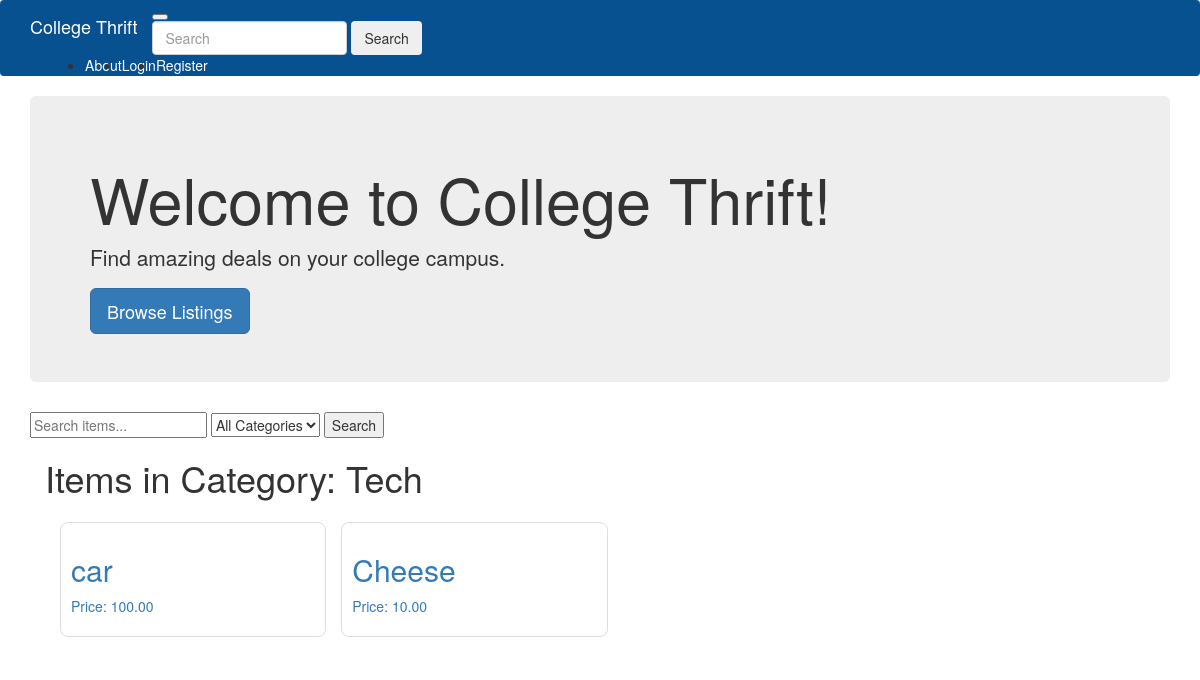
The app's page /browse?category=1 with its own data.
### app/models.py (models this page shows, shortened)
class Category(db.Model):
    id = db.Column(db.Integer, primary_key=True)
    name = db.Column(db.String(100))

class Post(db.Model):
    id = db.Column(db.Integer, primary_key=True)
    title = db.Column(db.String(100))
    description = db.Column(db.Text)
    price = db.Column(db.Numeric(10, 2))
    category_id = db.Column(db.Integer, db.ForeignKey('category.id'))
    category = db.relationship('Category', backref=db.backref('posts', lazy=True))
    image = db.Column(db.String(256))  # Assuming image paths are stored as strings
    created_at = db.Column(db.DateTime(timezone=True), server_default=func.now())
    updated_at = db.Column(db.DateTime(timezone=True), onupdate=func.now())
    user_id = db.Column(db.Integer, db.ForeignKey('user.id'))

### app/routes.py (the view, shortened to what this page needs)
@app.route('/browse')
def browse():
    query = request.args.get('query', '')
    category_id = request.args.get('category', None)
    category_name = None  # Initialize category_name
    items = Post.query
    if category_id:
        category = Category.query.get(category_id)  # Get the category object
        if category:  # If a category is found
            category_name = category.name  # Set category_name
            items = items.filter_by(category_id=category.id)  # Filter items by category
    items = items.all()
    categories = Category.query.all()
    return render_template('browse.html', items=items, categories=categories, query=query, category_id=category_id, category_name=category_name)

### app/templates/browse.html (shortened to what this page needs)
{% extends "base.html" %}
{% block app_content %}
<form method="get" action="{{ url_for('browse') }}">
    <input name="query" type="text" value="{{ query }}" placeholder="Search items...">
    <select name="category">
        <option value="">All Categories</option>
    </select>
    <button type="submit">Search</button>
</form>
<div class="container">
    {% if category_name %}
        <h1>Items in Category: {{ category_name }}</h1>
    {% else %}
        <h1>All Items</h1>
    {% endif %}
    <div class="grid">
        {% for item in items %}
            <div class="grid-item">
                <a href="{{ url_for('post_detail', post_id=item.id) }}">
                    <div class="content">
                        <h2>{{ item.title }}</h2>
                        <p>Price: {{ item.price }}</p>
                    </div>
                </a>
            </div>
        {% endfor %}
    </div>
</div>
{% endblock %}

### app/templates/browse.html (style rules this page uses)
.grid { display: grid; grid-template-columns: repeat(auto-fill, minmax(250px, 1fr)); grid-gap: 15px; padding: 15px; }
.grid-item { border: 1px solid #ddd; border-radius: 8px; overflow: hidden; }
.content { padding: 10px; }

### records on screen
Category: name "Tech"
Post: title "car", price "100.00"
Post: title "Cheese", price "10.00"
